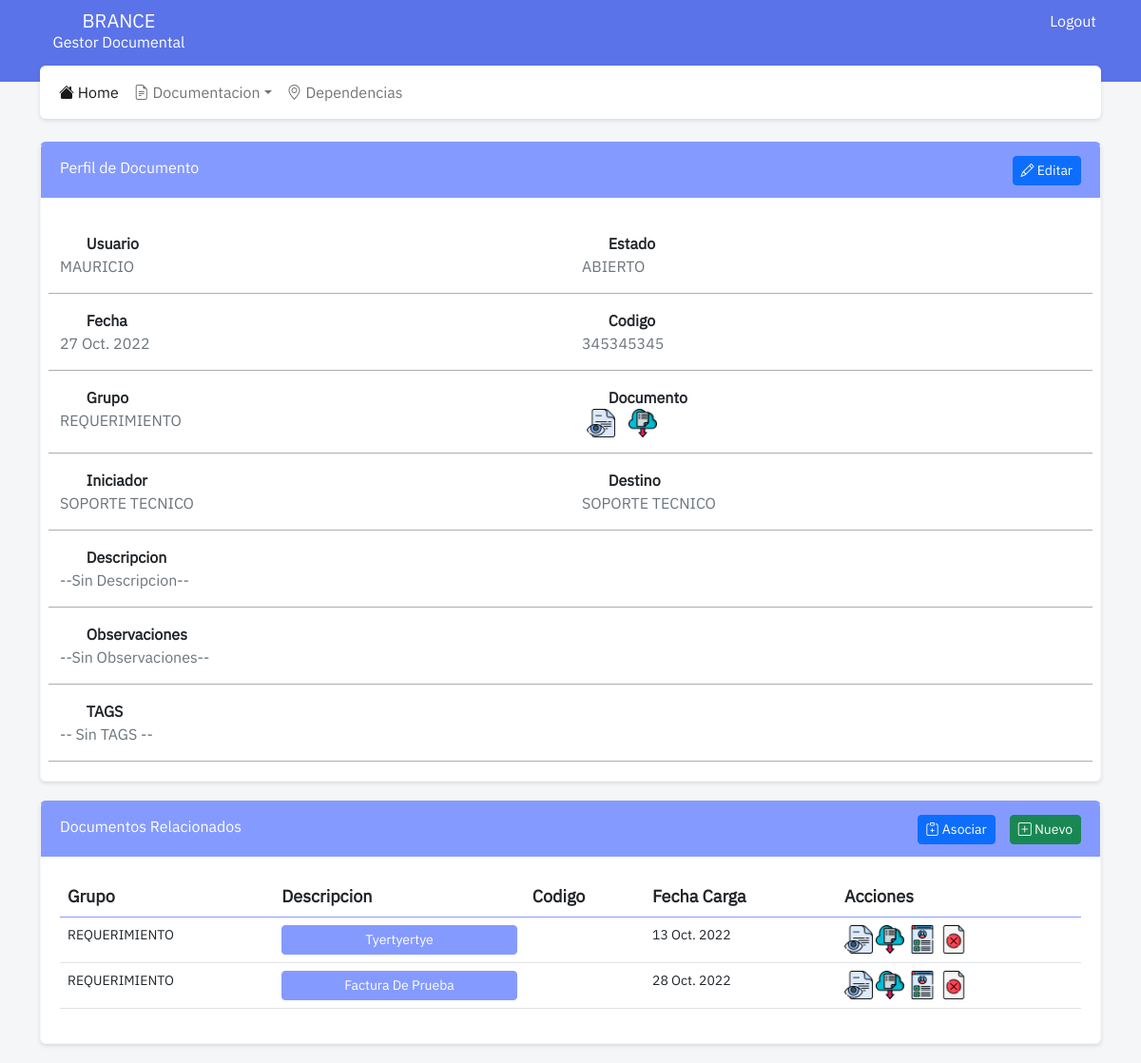
The app's page /show/13 (signed in) with its own data.
### documentacion/models.py (models this page shows, shortened)
class Documento(models.Model):
    usuario = models.ForeignKey(User, on_delete=models.RESTRICT, related_name="usuario_documento")
    estado = models.ForeignKey(Estado, on_delete=models.RESTRICT, related_name="estado_documento")
    fecha = models.DateField("Fecha", auto_now=False, auto_now_add=False)
    codigo = models.CharField("Codigo", max_length= 50, blank=True)
    grupo = models.ForeignKey(Grupo, on_delete=models.RESTRICT, related_name="grupo_documento")
    descripcion = models.TextField("Descripcion", blank=True)
    iniciador = models.ForeignKey(Dependencia, on_delete=models.RESTRICT, related_name="iniciador_documento")
    destino = models.ForeignKey(Dependencia, on_delete=models.RESTRICT, related_name="destino_documento")
    observaciones = models.TextField("Observaciones", blank=True)
    tags = models.TextField("TAGS", blank=True)
    documento = models.FileField('Documento', upload_to ="documentos/", null=False, blank=False, validators=[FileExtensionValidator(['pdf', 'jpg', 'png', 'doc', 'docx', 'xlsx'])])

class Estado(models.Model):
    estado = models.CharField("Estado", max_length=50)
    def __str__(self):
        return self.estado

class Grupo(models.Model):
    grupo = models.CharField("Grupo", max_length = 80)
    def __str__(self):
        return self.grupo

class DocumentoRelacion(models.Model):
    documento = models.ForeignKey(Documento, on_delete=models.RESTRICT, related_name="documento_relacion")
    padre = models.ForeignKey(Documento, on_delete=models.RESTRICT, related_name="padre_relacion")

### dependencias/models.py (models this page shows)
class Dependencia(models.Model):
    nombre = models.CharField("nombre", max_length = 100)
    direccion = models.CharField("Direccion", max_length=100, blank=True)
    telefono = models.CharField("Telefono", max_length=50, blank=True)
    interno = models.IntegerField("Interno", blank=True)
    email = models.EmailField("Email", max_length=254, blank=True)
    encargado = models.CharField("Encargado", max_length=50, blank=True)
    observaciones = models.TextField("Observaciones", blank=True)
    tipo = models.ForeignKey(TipoDependencia, related_name="tipo_dependencia", on_delete=models.RESTRICT)
    def __str__(self):
        return self.nombre

### documentacion/views.py (the view)
# urls.py: path('show/<int:id>', views.show, name="dependencias_show"),
@login_required
def show(request, id=id):
    documento = get_object_or_404(Documento, pk=id)
    relacionados = DocumentoRelacion.objects.filter(padre = documento)
    padres = DocumentoRelacion.objects.filter(documento = documento)
    context = {
        'documento': documento,
        'relacionados': relacionados,
        'padres': padres
    }
    return render(request, 'documentacion_show.html', context)

### documentacion/templates/documentacion_show.html (shortened to what this page needs)
{% extends 'base.html' %}
{% load static %}
{% block content %}
<div class="card">
    <div class="card-header header-tematico">
        Perfil de Documento
        <a class="btn btn-sm btn-primary float-end" href="{% url 'documentacion_update' documento.id %}"><i class="bi bi-pencil"></i> Editar</a>
    </div>
    <div class="card-body">
        <div class="row">
            <div class="col-lg-6 col-xs-12 col-show">
                <strong><box-icon name='user'></box-icon> Usuario</strong>
                <p class="text-muted">
                    {{documento.usuario|upper}}
                </p>
            </div>
            <div class="col-lg-6 col-xs-12 col-show">
                <strong><box-icon name='layer'></box-icon> Estado</strong>
                <p class="text-muted">
                    {{documento.estado}}
                </p>
            </div>
        </div>
        <div class="row">
            <div class="col-lg-6 col-xs-12 col-show">
                <strong><box-icon name='calendar'></box-icon> Fecha</strong>
                <p class="text-muted">
                    {{documento.fecha}}
                </p>
            </div>
            <div class="col-lg-6 col-xs-12 col-show">
                <strong><box-icon name='barcode' ></box-icon> Codigo</strong>
                <p class="text-muted">
                    {% if documento.codigo %}
                        {{documento.codigo}}
                    {% else %}
                        --Sin Codigo--
                    {% endif %}
                </p>
            </div>
        </div>
        <div class="row">
            <div class="col-lg-6 col-xs-12 col-show">
                <strong><box-icon name='select-multiple' ></box-icon> Grupo</strong>
                <p class="text-muted">
                    {{documento.grupo|upper}}
                </p>
            </div>
            <div class="col-lg-6 col-xs-12 col-show">
                <strong><box-icon name='file'></box-icon> Documento</strong>
                <p class="text-muted">
                    <a style="margin: 5px;" href="{{documento.documento.url}}" target="_blank" rel="noopener noreferrer"><img src="{% static 'assets/iconos/ver.png' %}" width="30" height="30" ></a>
                    <a style="margin: 5px;" href="{{documento.documento.url}}" rel="noopener noreferrer" download><img src="{% static 'assets/iconos/download.png' %}" width="30" height="30" ></a>
                </p>
            </div>
        </div>
        <div class="row">
            <div class="col-lg-6 col-xs-12 col-show">
                <strong><box-icon name='location-plus'></box-icon> Iniciador</strong>
                <p class="text-muted">
                    {{documento.iniciador|upper}}
                </p>
            </div>
            <div class="col-lg-6 col-xs-12 col-show">
                <strong><box-icon name='location-plus'></box-icon> Destino</strong>
                <p class="text-muted">
                    {{documento.destino|upper}}
                </p>
            </div>
        </div>
        <div class="row">
            <div class="col col-show">
                <strong><box-icon name='text'></box-icon> Descripcion</strong>
                <p class="text-muted">
                    {% if documento.descripcion %}
                        {{documento.descripcion}}
                    {% else %}
                        --Sin Descripcion--
                    {% endif %}
                </p>
            </div>
        </div>
        <div class="row">
            <div class="col col-show">
                <strong><box-icon name='text'></box-icon> Observaciones</strong>
                <p class="text-muted">
                    {% if documentos.observaciones %}
                        {{documento.observaciones}}
                    {% else %}
                        --Sin Observaciones--
                    {% endif %}
                </p>
            </div>
        </div>
        <div class="row">
            <div class="col col-show">
                <strong><box-icon name='search-alt-2'></box-icon> TAGS</strong>
                <p class="text-muted">
                    {% if documento.tags %}
                        {{documento.tags}}
                    {% else %}
                        -- Sin TAGS --
                    {% endif %}
                </p>
            </div>
        </div>
    </div>
</div>
<div class="card">
    <div class="card-header header-tematico">
        Documentos Relacionados
        <a class="btn btn-sm btn-success float-end" href="{% url 'documentacion_create_relacion' documento.id %}"><i class="bi bi-plus-square"></i> Nuevo</a>
        <a class="btn btn-sm btn-primary float-end" style="margin-right: 15px;" href="#"><i class="bi bi-clipboard-plus"></i> Asociar</a>
    </div>
    <div class="card-body">
        {% if relacionados %}
        <table class="table">
            <thead>
                <tr>
                    <th>Grupo</th>
                    <th>Descripcion</th>
                    <th>Codigo</th>
                    <th>Fecha Carga</th>
                    <th>Acciones</th>
                </tr>
            </thead>
            <tbody>
                {% for relacion in relacionados %}
                <tr>
                    <td>{{relacion.documento.grupo}}</td>
                    {% if relacion.documento.descripcion %}
                        <td>
                            <a style="width: 100%;" class="btn btn-primary btn-sm btn-descripcion" type="button" data-bs-container="body" data-bs-toggle="popover" data-bs-placement="top" data-bs-content="{{documento.descripcion}}">
                                {{relacion.documento.descripcion|lower|title|truncatewords:4}}
                            </a>
                        </td>
                    {% else %}
                        <td>Sin Descripcion</td>
                    {% endif %}
                    <td>{{relacion.documento.codigo}}</td>
                    <td>{{relacion.documento.fecha}}</td>
                    <td>
                        <a href="{{relacion.documento.documento.url}}" target="_blank"><img width="30" height="30" src="{% static 'assets/iconos/ver.png' %}" ></a>
                        <a href="{{relacion.documento.documento.url}}" download><img width="30" height="30" src="{% static 'assets/iconos/download.png' %}" ></a>
                        <a href="{% url 'documentacion_show' relacion.documento.id %}"><img src="{% static 'assets/iconos/show.png' %}" width="30" height="30"></a>
                        <a href="{% url 'relaciones_delete' relacion.id %}"><img width="30" height="30" src="{% static 'assets/iconos/desvincular.png' %}" ></a>
                    </td>
                </tr>
                {% endfor %}
            </tbody>
        </table>
        {% else %}
        <p>No existen documentos relacionados</p>
        {% endif %}
    </div>
</div>
{% endblock content %}

### static/css/style.css (style rules this page uses)
:root { --radio: 0.375rem; --table-hover-bg-color: #cfe2ff; --table-hover-color: #084298; --color-tematico-principal: #859aff; --color-tematico-secundario: #5b73e8; }
html * { font-family: ibm-regular !important; }
body { background-color: #f5f6f8; }
.card { margin-bottom: 1.25rem; -webkit-box-shadow: 0 2px 4px rgba(15,34,58,.12); box-shadow: 0 2px 4px rgba(15,34,58,.12); --bs-card-spacer-y: 1.25rem; --bs-card-spacer-x: 1.25rem; --bs-card-title-spacer-y: 0.5rem; --bs-card-border-width: 1px; --bs-card-border-color: #f6f6f6; --bs-card-border-radius: 0.25rem; --bs-card-inner-border-radius: 0.25rem; --bs-card-cap-padding-y: 0.75rem; --bs-card-cap-padding-x: 1.25rem; --bs-card-cap-bg: rgba(0, 0, 0, 0.03); --bs-card-bg: #fff; --bs-card-img-overlay-padding: 1rem; --bs-card-group-margin: 0.625rem; position: relative; flex-direction: column; min-width: 0; height: var(--bs-card-height); word-wrap: break-word; background-color: var(--bs-card-bg); background-clip: border-box; border: var(--bs-card-border-width) solid var(--bs-card-border-color); border-radius: var(--radio); margin-bottom: 1.25rem; border-top: 3px solid var(--color-tematico-principal); }
.card-header { border-bottom: 1px solid var(--color-tematico-principal); }
.card-body { -webkit-box-flex: 1; -ms-flex: 1 1 auto; flex: 1 1 auto; padding: var(--bs-card-spacer-y) var(--bs-card-spacer-x); color: var(--bs-card-color); }
.header-tematico { color: white; background-color: var(--color-tematico-principal); }
th { border-bottom: 2px solid #859aff; font-size: 18px; }
tbody { font-size: 14px; }
.btn-descripcion { background-color: var(--color-tematico-principal); border-color: var(--color-tematico-principal); }
.col-show { border-bottom: 1px solid #aeaeae; padding-top: 10px; }

### records on screen
Documento: usuario "MAURICIO", estado "ABIERTO", fecha "27 Oct. 2022", codigo "345345345", grupo "REQUERIMIENTO", iniciador "SOPORTE TECNICO", destino "SOPORTE TECNICO"
DocumentoRelacion: documento.grupo "REQUERIMIENTO", documento.descripcion "Tyertyertye", documento.fecha "13 Oct. 2022"
DocumentoRelacion: documento.grupo "REQUERIMIENTO", documento.descripcion "Factura De Prueba", documento.fecha "28 Oct. 2022"
